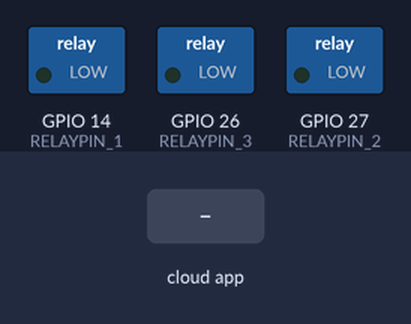
Recording of a sketch running on a simulated ESP8266 (NodeMCU). On the bench: switched loads named in the sketch (green lamp = pin HIGH). Inputs (shaded band) come from the test bench. WiFi joins after 1.5 s; servers stay silent unless stated; what the sketch prints to the serial monitor is not drawn.

Above: at 2.7 s.
2.8 s: the phone or cloud app sets 6837c9b4f64d827f967b87ae to 1
At 3.1 s:
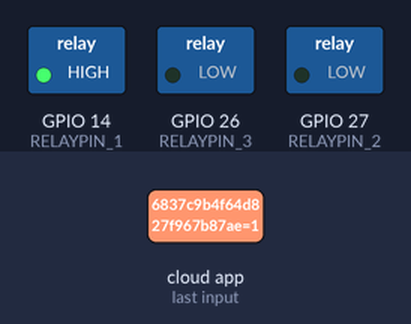
4.3 s: the phone or cloud app sets 6837d89f6868ee0e88796cc9 to 1
At 5.4 s:
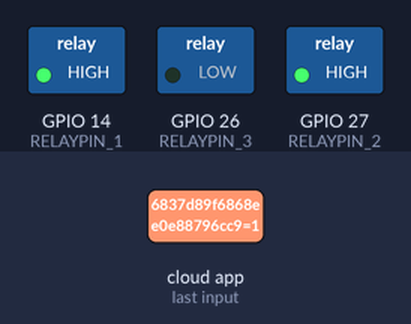
5.8 s: the phone or cloud app sets 6837c9b4f64d827f967b87ae to 0
At 6.6 s:
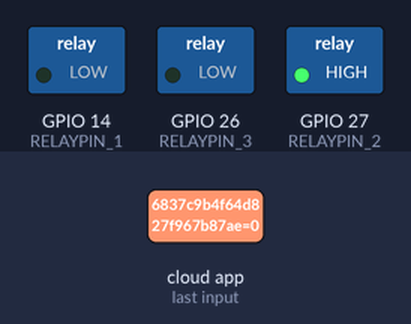
7.3 s: the phone or cloud app sets 6837d8de6868ee0e88796cec to 1
At 7.7 s:
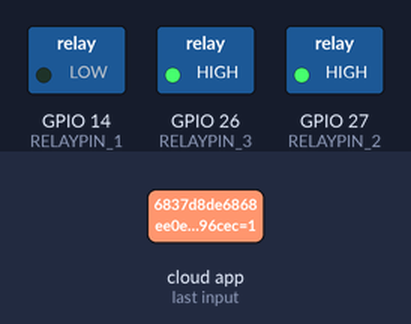
8.8 s: the phone or cloud app sets 6837d89f6868ee0e88796cc9 to 0
At 10.0 s:
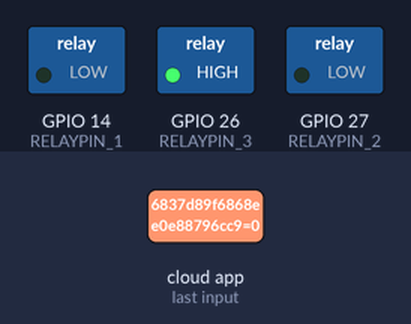
10.3 s: the phone or cloud app sets 6837c9b4f64d827f967b87ae to 1
At 11.2 s:
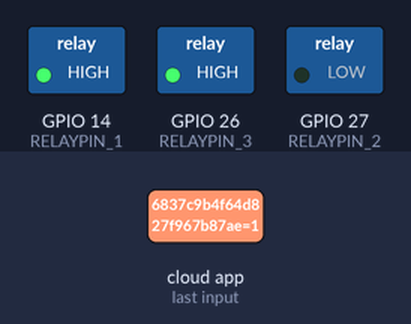
Timing chart, 0 to 12.8 s (numbered marks = the images above; inputs shaded):
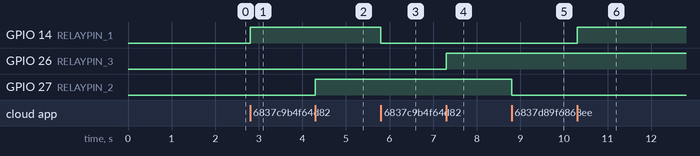

Measured:
- after the input at 2.8 s, GPIO 14 (RELAYPIN_1): LOW → HIGH at once
- after the input at 4.3 s, GPIO 27 (RELAYPIN_2): LOW → HIGH at once
- after the input at 5.8 s, GPIO 14 (RELAYPIN_1): HIGH → LOW at once
- after the input at 7.3 s, GPIO 26 (RELAYPIN_3): LOW → HIGH at once
- after the input at 8.8 s, GPIO 27 (RELAYPIN_2): HIGH → LOW at once
- after the input at 10.3 s, GPIO 14 (RELAYPIN_1): LOW → HIGH at once

The sketch:

Practica100-Gemini.ino
```cpp
/*
 *Universidad Nacional Autónoma de México
 *Facultad de Ciencias
 *Licenciatura en Ciencias de la Computación
 *Seminario de Ciencias de la Computación A: Introducción al Internet de las Cosas
 *
 *  Escrito por:
 *  Delgado Díaz Hermes Alberto
 *  López Montúfar José Eleazar
 *
 *  Bibliotecas arduinojson 7.0.3
 *  Placa esp32 3.0.7
 *
*/


#ifdef ENABLE_DEBUG
   #define DEBUG_ESP_PORT Serial
   #define NODEBUG_WEBSOCKETS
   #define NDEBUG
#endif

#include <Arduino.h>
#if defined(ESP8266)
  #include <ESP8266WiFi.h>
#elif defined(ESP32) || defined(ARDUINO_ARCH_RP2040)
  #include <WiFi.h>
#endif

#include "SinricPro.h"
#include "SinricProSwitch.h"

#define WIFI_SSID         "INFINITUM1822"
#define WIFI_PASS         "Sp5Ea8Kj1g"
#define APP_KEY           "7e44c845-fa0c-44dc-bab6-5a061b04f7d8"
#define APP_SECRET        "6146ce8b-70ca-4a26-9c85-71498a186350-e619b24d-0301-4a6f-8112-3486fff900fb"

#define SWITCH_ID_1       "6837c9b4f64d827f967b87ae"
#define RELAYPIN_1        14

#define SWITCH_ID_2       "6837d89f6868ee0e88796cc9"
#define RELAYPIN_2        27

#define SWITCH_ID_3       "6837d8de6868ee0e88796cec"
#define RELAYPIN_3        26

#define BAUD_RATE         115200                // Change baudrate to your need

bool onPowerState1(const String &deviceId, bool &state) {
 Serial.printf("Device 1 turned %s", state?"on":"off");
 digitalWrite(RELAYPIN_1, state ? HIGH:LOW);
 return true; // request handled properly
}

bool onPowerState2(const String &deviceId, bool &state) {
 Serial.printf("Device 2 turned %s", state?"on":"off");
 digitalWrite(RELAYPIN_2, state ? HIGH:LOW);
 return true; // request handled properly
}

bool onPowerState3(const String &deviceId, bool &state) {
 Serial.printf("Device 3 turned %s", state?"on":"off");
 digitalWrite(RELAYPIN_3, state ? HIGH:LOW);
 return true; // request handled properly
}

// setup function for WiFi connection
void setupWiFi() {
  Serial.printf("\r\n[Wifi]: Connecting");

  #if defined(ESP8266)
    WiFi.setSleepMode(WIFI_NONE_SLEEP);
    WiFi.setAutoReconnect(true);
  #elif defined(ESP32)
    WiFi.setSleep(false);
    WiFi.setAutoReconnect(true);
  #endif

  WiFi.begin(WIFI_SSID, WIFI_PASS);

  while (WiFi.status() != WL_CONNECTED) {
    Serial.printf(".");
    delay(250);
  }

  Serial.printf("connected!\r\n[WiFi]: IP-Address is %s\r\n", WiFi.localIP().toString().c_str());
}

// setup function for SinricPro
void setupSinricPro() {
  // add devices and callbacks to SinricPro
  pinMode(RELAYPIN_1, OUTPUT);
  pinMode(RELAYPIN_2, OUTPUT);
  pinMode(RELAYPIN_3, OUTPUT);

  SinricProSwitch& mySwitch1 = SinricPro[SWITCH_ID_1];
  mySwitch1.onPowerState(onPowerState1);

  SinricProSwitch& mySwitch2 = SinricPro[SWITCH_ID_2];
  mySwitch2.onPowerState(onPowerState2);

  SinricProSwitch& mySwitch3 = SinricPro[SWITCH_ID_3];
  mySwitch3.onPowerState(onPowerState3);


  // setup SinricPro
  SinricPro.onConnected([](){ Serial.printf("Connected to SinricPro\r\n"); });
  SinricPro.onDisconnected([](){ Serial.printf("Disconnected from SinricPro\r\n"); });

  SinricPro.begin(APP_KEY, APP_SECRET);
}

// main setup function
void setup() {
  Serial.begin(BAUD_RATE); Serial.printf("\r\n\r\n");
  setupWiFi();
  setupSinricPro();
}

void loop() {
  SinricPro.handle();
}
```
